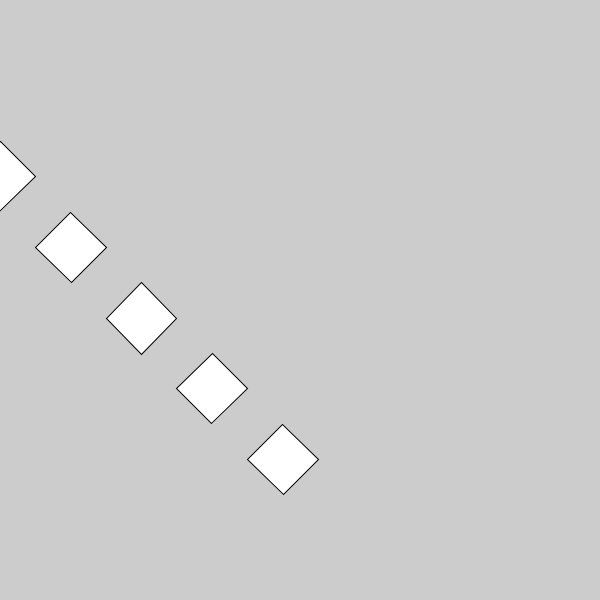
Frame 1 (no input)
Frame 60 (the mouse pressed at the canvas centre just before this capture): identical to frame 1, image omitted
Frame 120 (the mouse held since frame 60 and released just before this capture): identical to frame 1, image omitted

The Processing sketch that drew this single still picture (run headless with seeded random() and noise(); from frame 60 on, the mouse is pressed at the canvas centre):

// Processing sketch: build
// ── build.pde
void setup() {
	size(600, 600);

	pushMatrix();
		rotate(radians(45));
		rect(100, 100, 50, 50);
	popMatrix();

	pushMatrix();
		rotate(radians(45));
		rect(200, 100, 50, 50);
	popMatrix();

	pushMatrix();
		rotate(radians(45));
		rect(300, 100, 50, 50);
	popMatrix();

	pushMatrix();
		rotate(radians(45));
		rect(400, 100, 50, 50);
	popMatrix();

	pushMatrix();
		rotate(radians(45));
		rect(500, 100, 50, 50);
	popMatrix();
}

void draw() {
	
}
